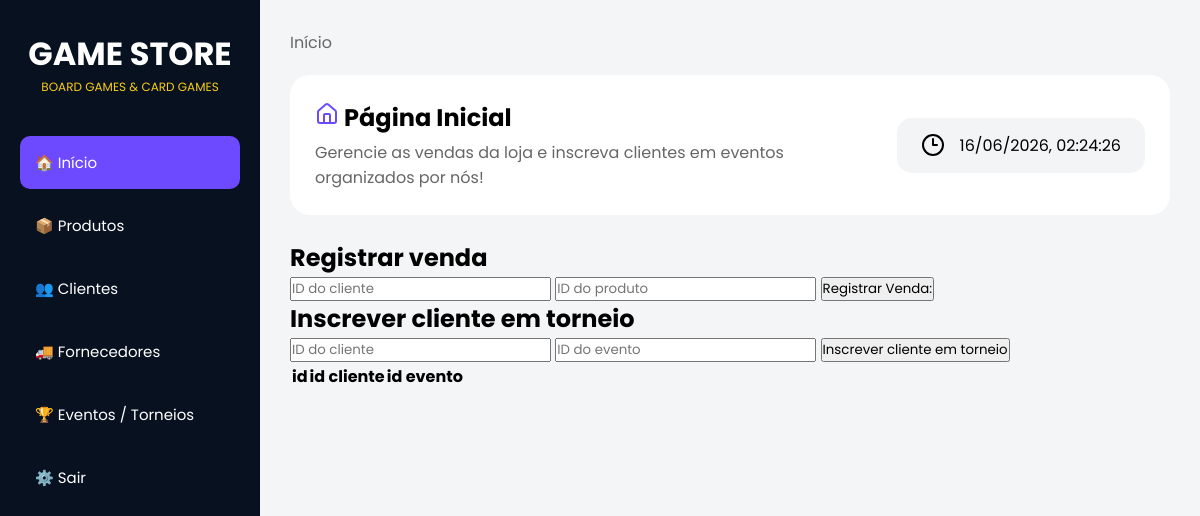
Before: / with the older database file.
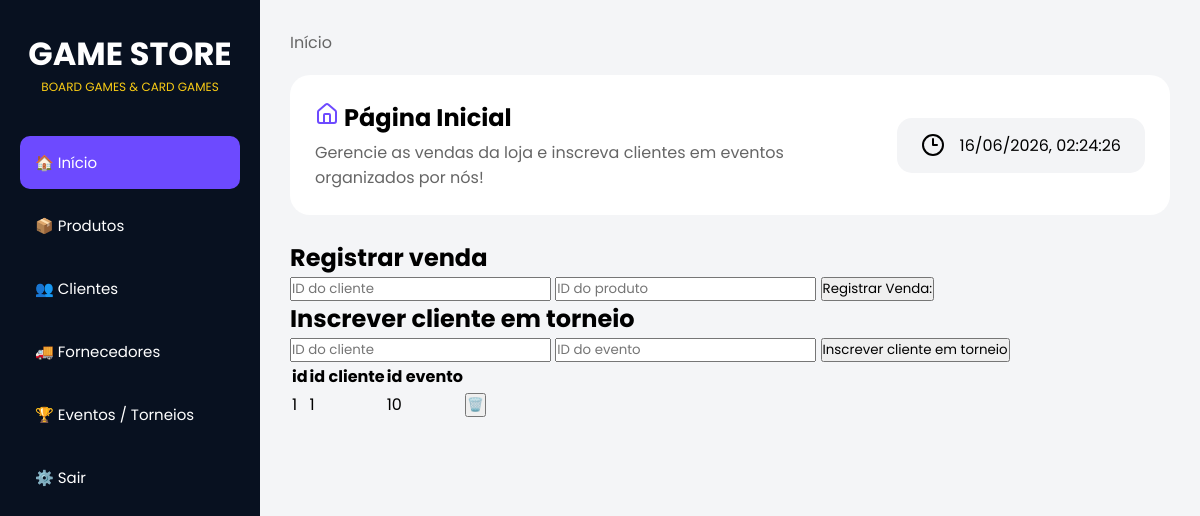
After: the same page with the newer database file.
### tables this page shows
CREATE TABLE inscricoes (
            id INTEGER PRIMARY KEY AUTOINCREMENT,
            id_cliente INTEGER NOT NULL,
            id_evento INTEGER NOT NULL
        );

### routes.py (the view)
@app.route("/")
def home():
    criar_tabela_inscricoes()
    lista = listar_inscricoes()
    return render_template(
            "home.html",
            inscricoes = lista
)

### database.py (called while the page is built)
def conectar():
    return sqlite3.connect(CAMINHO_BANCO)

### modules/inscricoes.py (called while the page is built)
def criar_tabela_inscricoes():
    conn = conectar()
    cursor = conn.cursor()
    cursor.execute("""
        CREATE TABLE IF NOT EXISTS inscricoes (
            id INTEGER PRIMARY KEY AUTOINCREMENT,
            id_cliente INTEGER NOT NULL,
            id_evento INTEGER NOT NULL
        )
""")
    conn.commit()
    conn.close()

def listar_inscricoes():
    conn = conectar()
    cursor = conn.cursor()
    cursor.execute("SELECT * FROM inscricoes")
    inscricoes = cursor.fetchall()
    conn.close()
    return inscricoes

### templates/home.html (shortened to what this page needs)
<!DOCTYPE html>
<html lang="pt">
<head>
    <link rel="stylesheet" href="{{ url_for('static', filename='home.css') }}" />
</head>
<body>
    <div class="sidebar">
        <div class="logo">
            <h1>GAME STORE</h1>
            <p>BOARD GAMES & CARD GAMES</p>
        </div>
        <div class="menu">
            <a href="/" class="active">🏠 Início</a>
            <a href="/produtos">📦 Produtos</a>
            <a href="/clientes">👥 Clientes</a>
            <a href="/fornecedores">🚚 Fornecedores</a>
            <a href="/eventos">🏆 Eventos / Torneios</a>
            <a href="#">⚙️ Sair</a>
        </div>
    </div>
    <div class="main">
        <div class="breadcrumb">
            <a href="/home">Início</a>
        </div>
        <section class="topo">
            <div class="titulo-subt">
                <h1><i data-lucide="house" class="lucide-house"></i> Página Inicial</h1>
                <p>Gerencie as vendas da loja e inscreva clientes em eventos organizados por nós!</p>
            </div>
            <div class="data">
                <i data-lucide="clock-3"></i>
                <time id="data-hora" class="data-textos"></time>
            </div>
        </section>
        <div class="form-venda">
            <form action="/venda" method="POST">
                <h2>Registrar venda</h2>
                <input type="number" name="cliente_id" placeholder="ID do cliente" required />
                <input type="number" name="produto_id" placeholder="ID do produto" required />
                <button>Registrar Venda:</button>
            </form>
        </div>
        <div class="form-inscricoes">
            <form action="/inscricoes" method="POST">
                <h2>Inscrever cliente em torneio</h2>
                <input type="text" name="id_cliente" placeholder="ID do cliente" required />
                <input type="text" name="id_evento" placeholder="ID do evento" required />
                <button type="submit">Inscrever cliente em torneio</button>
            </form>
        </div>
        <table>
            <thead>
                <tr>
                    <th>id</th>
                    <th>id cliente</th>
                    <th>id evento</th>
                </tr>
            </thead>
            <tbody>
                {% for inscricao in inscricoes %}
                <tr>
                    <td>{{inscricao [0]}}</td>
                    <td>{{inscricao [1]}}</td>
                    <td>{{inscricao [2]}}</td>
                    <td>
                        <form action="/inscricoes/excluir/{{ inscricao [0] }}" method="POST">
                            <button type="submit">🗑️</button>
                        </form>
                    </td>
                </tr>
                {% endfor %}
            </tbody>
        </table>
    </div>
</body>
</html>

### static/home.css (style rules this page uses)
* { margin: 0; padding: 0; box-sizing: border-box; font-family: "Poppins", sans-serif; }
body { background: #f4f5f7; display: flex; }
.sidebar { width: 260px; height: 100vh; background: #081120; color: white; padding: 30px 20px; position: fixed; }
.logo { text-align: center; margin-bottom: 40px; }
.logo h1 { font-size: 32px; }
.logo p { color: #facc15; font-size: 12px; }
.menu { display: flex; flex-direction: column; gap: 10px; }
.menu a { text-decoration: none; color: white; padding: 15px; border-radius: 10px; transition: 0.3s; font-size: 15px; }
.active { background: #6d4aff; }
.main { margin-left: 260px; width: 100%; padding: 30px; }
.breadcrumb { margin-bottom: 20px; }
.breadcrumb a { text-decoration: none; color: #666; }
.topo { display: flex; align-items: center; gap: 20px; background: white; padding: 25px; border-radius: 20px; margin-bottom: 25px; width: 100%; }
.titulo-subt { flex: 1; align-items: center; }
.titulo-subt h1 { margin-bottom: 5px; }
.titulo-subt p { color: #666; }
.lucide-house { color: #6d4aff; }
.data { display: flex; align-items: center; gap: 15px; background: #f3f4f6; padding: 15px 24px; border-radius: 15px; }

Changed rows visible on the page:
added inscricoes: id "1", id_cliente "1", id_evento "10"
